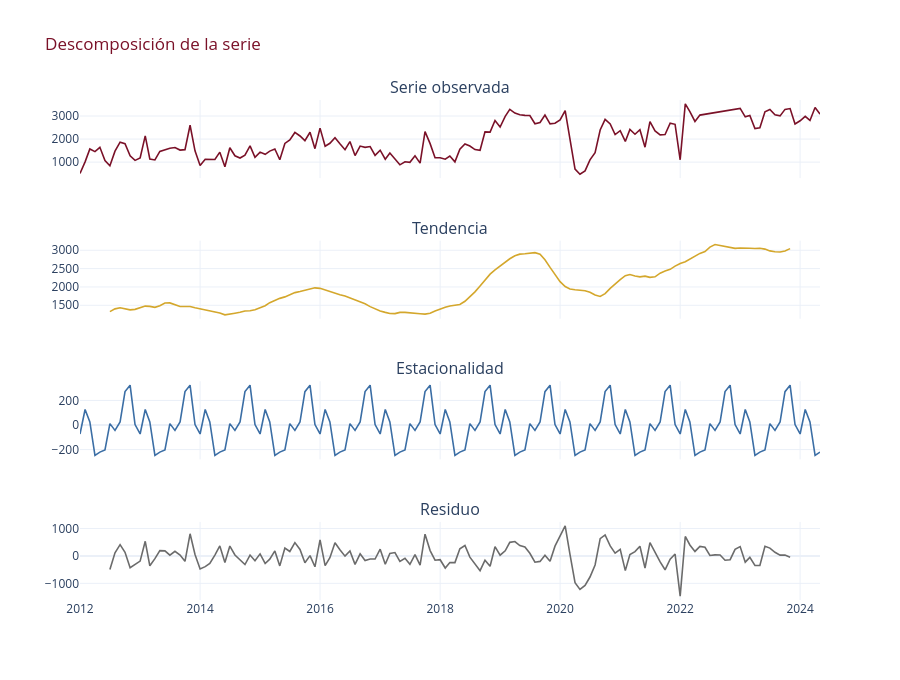

Notebook source saved alongside this figure:
### Markdown cell above
## 2️⃣ Descomposición: tendencia + estacionalidad + residuo
Separar los 3 componentes es el primer paso obligatorio de cualquier análisis de series.

### Code cell
from statsmodels.tsa.seasonal import seasonal_decompose

dec = seasonal_decompose(serie, model="additive", period=12)

fig = make_subplots(rows=4, cols=1, shared_xaxes=True,
                    subplot_titles=("Serie observada","Tendencia","Estacionalidad","Residuo"))
for i, (datos, color) in enumerate([(serie, GRANATE), (dec.trend, DORADO),
                                    (dec.seasonal, AZUL), (dec.resid, GRIS)]):
    fig.add_trace(go.Scatter(x=datos.index, y=datos.values, line=dict(color=color, width=1.6),
                             showlegend=False), row=i+1, col=1)
fig.update_layout(height=680, template=TEMPLATE,
                  title="Descomposición de la serie", title_font_color=GRANATE)
fig.show()

print("→ TENDENCIA: creciente (más notificaciones cada año: más formalización, no necesariamente más accidentes)")
print("→ ESTACIONALIDAD: patrón anual claro y repetitivo → conviene un modelo ESTACIONAL (SARIMA / Holt-Winters)")
print("→ RESIDUO: el bache de 2020 (COVID) aparece aquí como un shock atípico")

### Figure 1 — Plotly figure (JSON) as saved in the notebook; plotly's stock layout.template omitted (floating-point values rounded to 4 significant figures; data arrays with more than 128 entries replaced by an {"elided": "..."} marker saying what was removed)
{"data": [{"line": {"color": "#7a1128", "width": 1.6}, "showlegend": false, "type": "scatter", "x": {"elided": "149 str values"}, "xaxis": "x", "y": {"elided": "149 float values"}, "yaxis": "y"}, {"line": {"color": "#d4a72c", "width": 1.6}, "showlegend": false, "type": "scatter", "x": {"elided": "149 str values"}, "xaxis": "x2", "y": {"elided": "149 float values"}, "yaxis": "y2"}, {"line": {"color": "#3b6ea5", "width": 1.6}, "showlegend": false, "type": "scatter", "x": {"elided": "149 str values"}, "xaxis": "x3", "y": {"elided": "149 float values"}, "yaxis": "y3"}, {"line": {"color": "#6b6b6b", "width": 1.6}, "showlegend": false, "type": "scatter", "x": {"elided": "149 str values"}, "xaxis": "x4", "y": {"elided": "149 float values"}, "yaxis": "y4"}], "layout": {"annotations": [{"font": {"size": 16}, "showarrow": false, "text": "Serie observada", "x": 0.5, "xanchor": "center", "xref": "paper", "y": 1, "yanchor": "bottom", "yref": "paper"}, {"font": {"size": 16}, "showarrow": false, "text": "Tendencia", "x": 0.5, "xanchor": "center", "xref": "paper", "y": 0.7188, "yanchor": "bottom", "yref": "paper"}, {"font": {"size": 16}, "showarrow": false, "text": "Estacionalidad", "x": 0.5, "xanchor": "center", "xref": "paper", "y": 0.4375, "yanchor": "bottom", "yref": "paper"}, {"font": {"size": 16}, "showarrow": false, "text": "Residuo", "x": 0.5, "xanchor": "center", "xref": "paper", "y": 0.1562, "yanchor": "bottom", "yref": "paper"}], "height": 680, "title": {"font": {"color": "#7a1128"}, "text": "Descomposición de la serie"}, "xaxis": {"anchor": "y", "domain": [0, 1], "matches": "x4", "showticklabels": false}, "xaxis2": {"anchor": "y2", "domain": [0, 1], "matches": "x4", "showticklabels": false}, "xaxis3": {"anchor": "y3", "domain": [0, 1], "matches": "x4", "showticklabels": false}, "xaxis4": {"anchor": "y4", "domain": [0, 1]}, "yaxis": {"anchor": "x", "domain": [0.8438, 1]}, "yaxis2": {"anchor": "x2", "domain": [0.5625, 0.7188]}, "yaxis3": {"anchor": "x3", "domain": [0.2812, 0.4375]}, "yaxis4": {"anchor": "x4", "domain": [0, 0.1562]}}}
